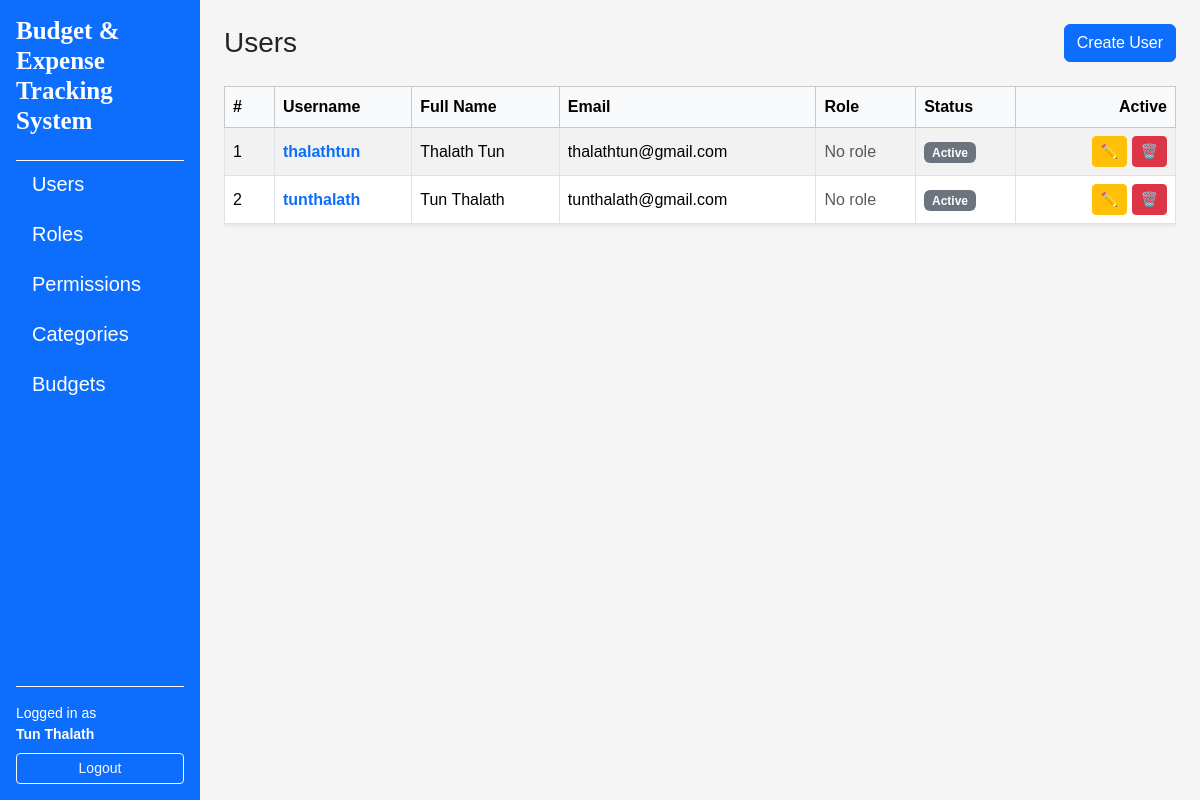
Page /users/ (signed in) on the earlier database version.
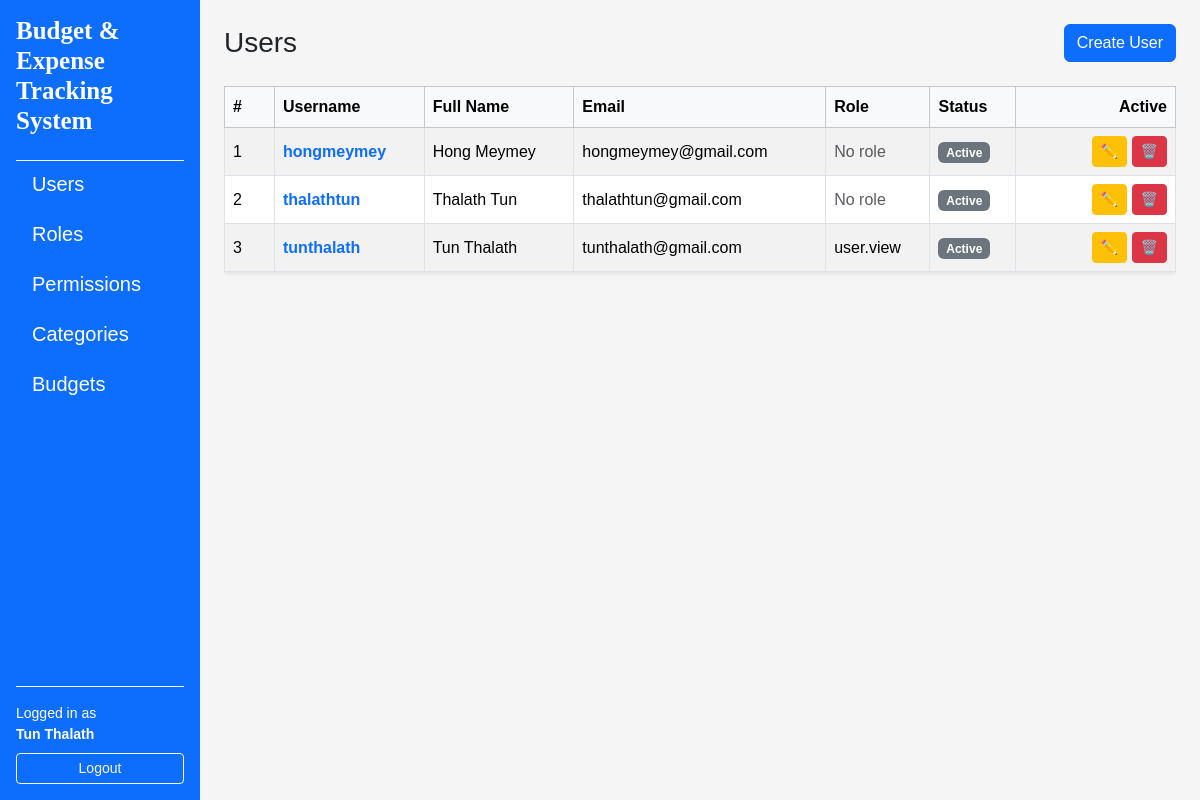
Same page on the later database version.
### app/models/user.py (models this page shows, shortened)
class User(UserMixin, db.Model):
    __tablename__ = "users"
    id = db.Column(db.Integer, primary_key=True)
    username = db.Column(db.String(80), unique=True, nullable=False)
    email = db.Column(db.String(120), unique=True, nullable=False)
    full_name = db.Column(db.String(120), nullable=False)
    is_active = db.Column(db.Boolean, default=True, nullable=False)
    password_hash = db.Column(db.String(255), nullable=False)
    created_at = db.Column(db.DateTime, default=datetime.utcnow, nullable=False)
    updated_at = db.Column(db.DateTime, default=datetime.utcnow, onupdate=datetime.utcnow, nullable=False)
    roles = db.relationship("Role", secondary=user_roles, back_populates="users")

### app/models/role.py (models this page shows, shortened)
class Role (db.Model):
    __tablename__ = "roles"
    id = db.Column(db.Integer, primary_key=True)
    name = db.Column(db.String(80), unique=True, nullable=False)
    description = db.Column(db.String(255))
    created_at = db.Column(db.DateTime, default=datetime.utcnow, nullable=False)
    updated_at = db.Column(
        db.DateTime, default=datetime.utcnow, onupdate=datetime.utcnow, nullable=False
    )
    users = db.relationship("User", secondary=user_roles, back_populates="roles")
    permissions = db.relationship("Permission", secondary=role_permissions, back_populates="roles")

### app/routes/user_routes.py (the view)
@user_bp.route("/")
@login_required
def index():
    users = UserService.get_all()
    return render_template("users/index.html", users=users)

### app/services/user_services.py (called while the page is built)
    @staticmethod
    def get_all() -> List[User]:
        return User.query.order_by(User.id.desc()).all()

### app/templates/users/index.html (shortened to what this page needs)
{% extends "layouts/base.html" %}
{% block content %}
<div class="d-flex justify-content-between align-items-center mb-4">
    <h1 class="h3 mb-0">Users</h1>
    <a href="{{ url_for('users.create') }}" class="btn btn-primary">Create User</a>
</div>
{% if users %}
<div class="table-responsive">
    <table class="table table-striped table-bordered align-middle shadow-sm">
        <thead class="table-light">
            <tr>
                <th style="width: 50px">#</th>
                <th>Username</th>
                <th>Full Name</th>
                <th>Email</th>
                <th>Role</th>
                <th>Status</th>
                <th class="text-end" style="width: 160px">Active</th>
            </tr>
        </thead>
        <tbody>
            {% for user in users %}
            <tr>
                <td>{{ loop.index }}</td>
                <td>
                    <a
                        href="{{ url_for('users.detail', user_id=user.id) }}"
                        class="text-decoration-none fw-semibold"
                    >
                    {{ user.username }}
                    </a>
                </td>
                <td>{{ user.full_name }}</td>
                <td>{{ user.email }}</td>
                <td>
                    {% if user.roles %}
                    {{ user.roles[0].name }}
                    {% else %}
                        <span class="text-muted">No role</span>
                    {% endif %}
                </td>
                <td>
                    {% if user.is_active %}
                        <span class="badge bg-secondary">Active</span>
                    {% else %}
                        <span class="badge bg-secondary">Inactive</span>
                    {% endif %}
                </td>
                <td class="text-end">
                    <a
                        href="{{ url_for('users.edit', user_id = user.id) }}"
                        class="btn btn-sm btn-warning"
                        title="Edit"
                    >
                    ✏️
                    </a>
                    <a
                        href="{{ url_for('users.delete_confirm', user_id = user.id) }}"
                        class="btn btn-sm btn-danger"
                        title="Delete"
                    >
                    🗑️
                    </a>
                </td>
            </tr>
            {% endfor %}
        </tbody>
    </table>
</div>
{% else %}
<div class="alert alert-info">
    No users found
    <a href="{{ url_for('users.create') }}">Create the first user</a>.
</div>
{% endif %}
{% endblock %}

### app/templates/layouts/base.html (shortened to what this page needs)
<!doctype html>
<html lang="en">
    <head>
        <link href="https://cdn.jsdelivr.net/npm/bootstrap@5.3.8/dist/css/bootstrap.min.css" rel="stylesheet" />
        <link rel="stylesheet" href="{{ url_for('static', filename='css/style.css') }} " />
    </head>
    <body>
        <div class="container-fluid">
        <div class="row min-vh-100">
            <nav class="col-12 col-md-3 col-lg-2 bg-primary text-white d-flex flex-column p-3">
    <h5 class="mb-4 title">Budget & Expense Tracking System</h5>
    <div class="flex-grow-1 overflow-auto border-top border-light">
        <ul class="nav nav-pills flex-column gap-1">
            <li class="nav-item">
                <a href="{{ url_for('users.index') }}"
                   class="nav-link text-white {% if request.blueprint == 'users' %}active{% endif %}">
                    Users
                </a>
            </li>
            <li class="nav-item">
                <a href="{{ url_for('roles.index') }}"
                   class="nav-link text-white {% if request.blueprint == 'roles' %}active{% endif %}">
                    Roles
                </a>
            </li>
            <li class="nav-item">
                <a href="{{ url_for('permissions.index') }}"
                   class="nav-link text-white {% if request.blueprint == 'permissions' %}active{% endif %}">
                    Permissions
                </a>
            </li>
            <li class="nav-item">
                <a href="{{ url_for('categories.index') }}"
                   class="nav-link text-white {% if request.blueprint == 'categories' %}active{% endif %}">
                    Categories
                </a>
            </li>
            <li class="nav-item">
                <a href="{{ url_for('budgets.index') }}"
                   class="nav-link text-white {% if request.blueprint == 'budgets' %}active{% endif %}">
                    Budgets
                </a>
            </li>
        </ul>
    </div>
    <div class="mt-auto pt-3 border-top border-light">
        {% if current_user.is_authenticated %}
            <div class="small mb-2">
                Logged in as<br>
                <strong>{{ current_user.full_name }}</strong>
            </div>
            <a href="{{ url_for('auth.logout') }}"
               class="btn btn-outline-light btn-sm w-100">
                Logout
            </a>
        {% else %}
            <a href="{{ url_for('auth.login') }}"
               class="btn btn-outline-light btn-sm w-100">
                Login
            </a>
        {% endif %}
    </div>
</nav>
            <main class="col-12 col-md-9 col-lg-10 p-4">
                {% block content %}{% endblock %}
            </main>
        </div>
    </div>
</html>

### app/static/css/style.css (style rules this page uses)
body { background-color: #f5f5f5; font-family: Arial; }
table td, table, th { vertical-align: middle; }
nav a { margin-right: 10px; }
.title { font-family: 'Times New Roman', Times, serif; font-weight: 700; font-size: 25px; }
.nav-item { font-size: 20px; }

Differences in the rows shown:
shown differently, row unchanged: User "tunthalath": name (not shown) → "user.view"; no longer shows "No role"
added User: username "hongmeymey", full_name "Hong Meymey", email "hongmeymey@gmail.com", shows "No role", is_active "Active"
